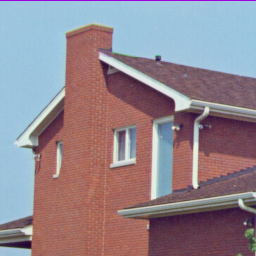
#> input picture misc/house.tiff, 256 x 256 px
$ python ex_otsu.py
#> lines starting #> are read from the running program, lines starting #| are printed output that depends on the picture; after the words box and inside, x2 and y2 are one past the last pixel; in counts of white or black regions, pixels touching at a corner belong together
# 61011212027

import cv2 as cv
import numpy as np
from matplotlib import pyplot as plt
img = cv.imread('./misc/house.tiff', 0)
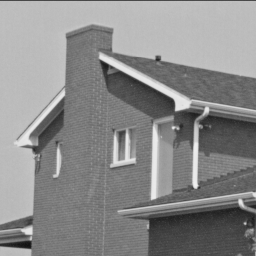
#> img: shape (256, 256); min 17, max 239, mean 138.1
ret, thresh1 = cv.threshold(img, 127, 255, cv.THRESH_BINARY)
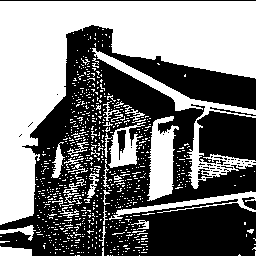
#> thresh1: shape (256, 256); 48.5% white; 784 white regions (755 under 20 px), largest, box (x1, y1, x2, y2) and area: (0, 1, 256, 225) 21624, (92, 48, 256, 189) 2596, (147, 116, 179, 201) 1682
ret, thresh2 = cv.threshold(img, 127, 255, cv.THRESH_BINARY_INV)
ret, thresh3 = cv.threshold(img, 150, 255, cv.THRESH_TRUNC)
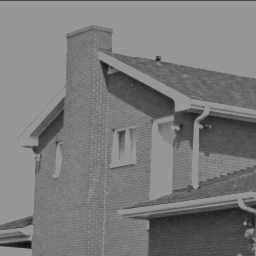
#> thresh3: shape (256, 256); min 17, max 150, mean 122.8
ret, thresh4 = cv.threshold(img, 150, 255, cv.THRESH_TOZERO)
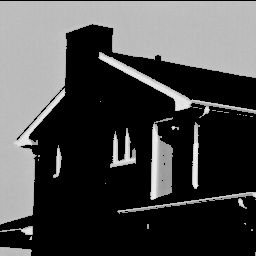
#> thresh4: shape (256, 256); min 0, max 239, mean 74.1
ret, thresh5 = cv.threshold(img, 150, 255, cv.THRESH_TOZERO_INV)
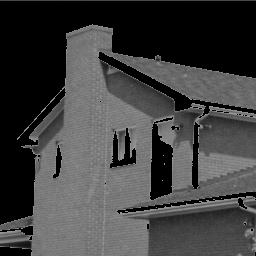
#> thresh5: shape (256, 256); min 0, max 150, mean 64
ret, thresh6 = cv.threshold(img, 0, 255, cv.THRESH_OTSU)
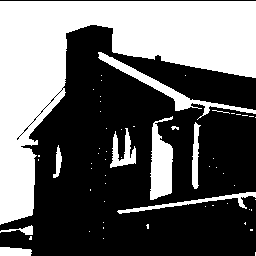
#> thresh6: shape (256, 256); 39.7% white; 59 white regions (49 under 20 px), largest, box (x1, y1, x2, y2) and area: (0, 1, 256, 225) 21369, (150, 116, 173, 200) 1318, (98, 52, 256, 120) 1249
#> ret = 146

ret, thresh7 = cv.threshold(img, 0, 255, cv.THRESH_TOZERO + cv.THRESH_OTSU)

titles = ['Original Image', 'BINARY',
          'BINARY_INV', 'TRUNC', 'TOZERO', 'TOZERO_INV', 'OTSU', 'TOZERO + OTSU']
images = [img, thresh1, thresh2, thresh3, thresh4, thresh5, thresh6, thresh7]
for i in range(8):
    plt.subplot(2, 4, i+1), plt.imshow(images[i], 'gray', vmin=0, vmax=255)
    plt.title(titles[i])
    plt.xticks([]), plt.yticks([])
plt.show()
